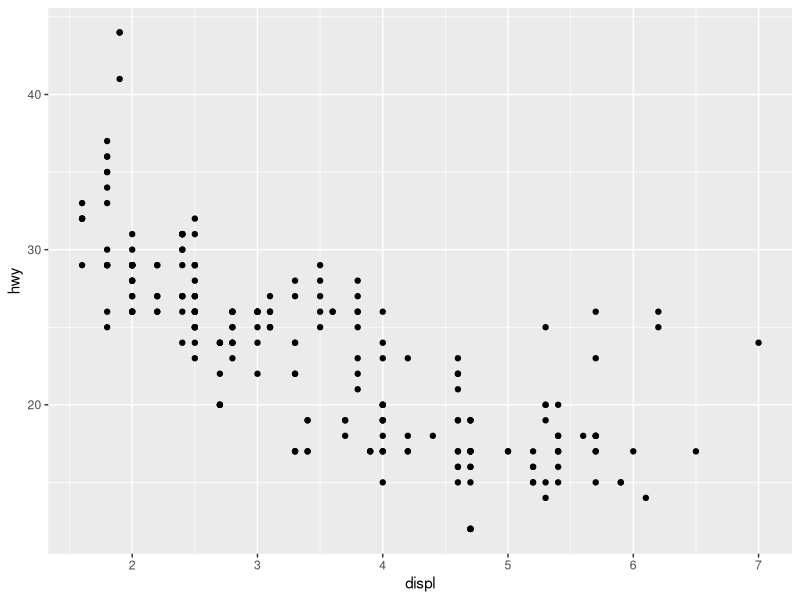
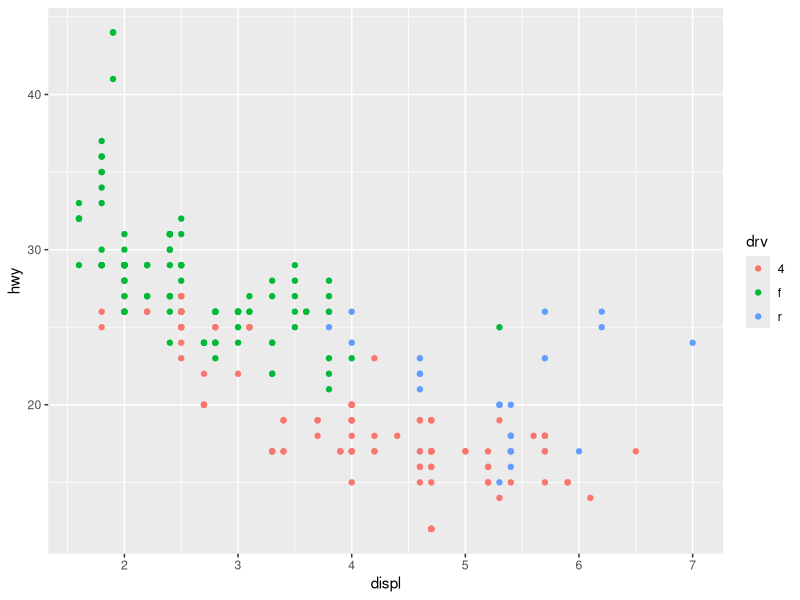
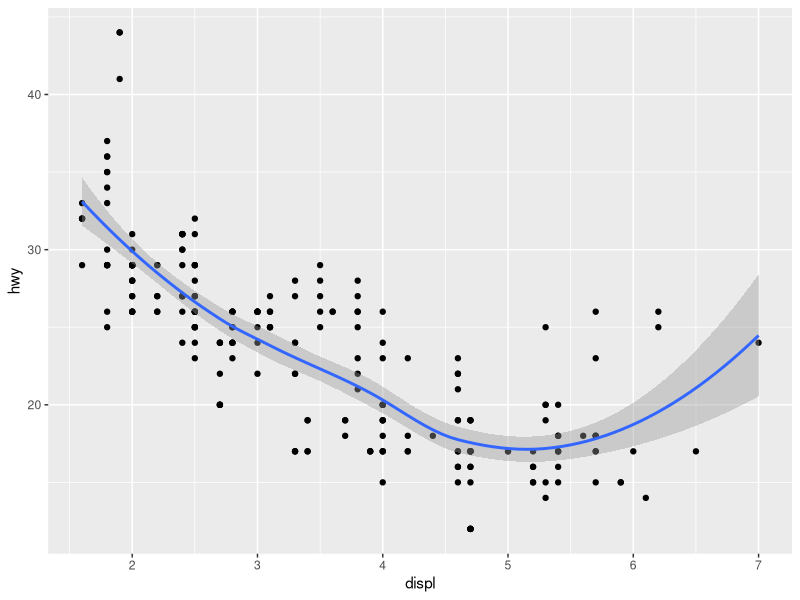
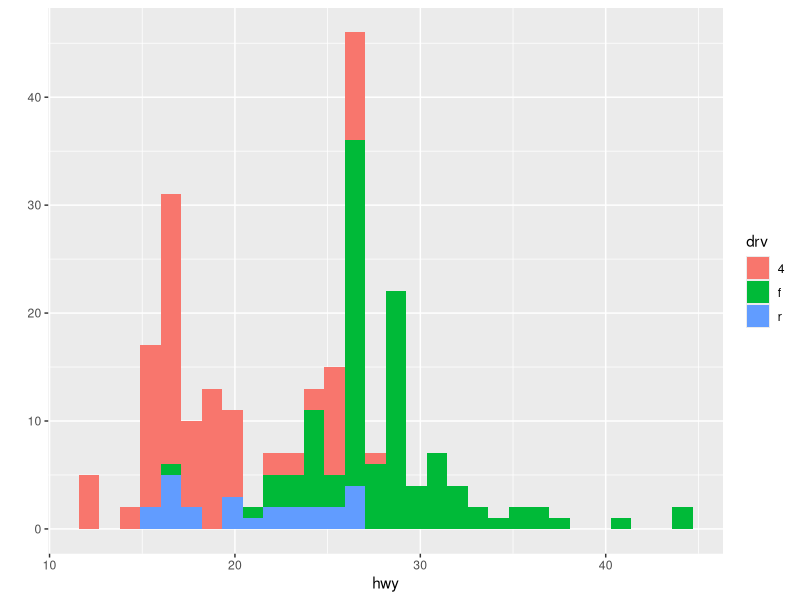
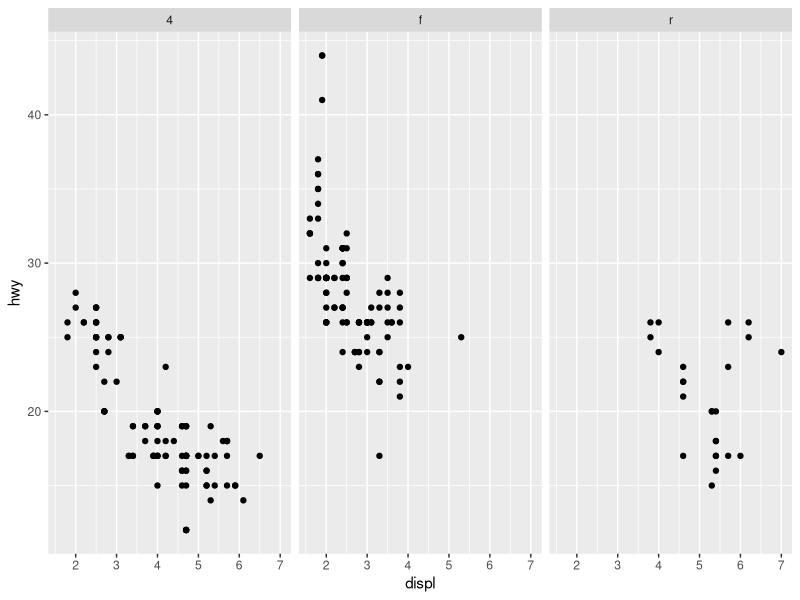
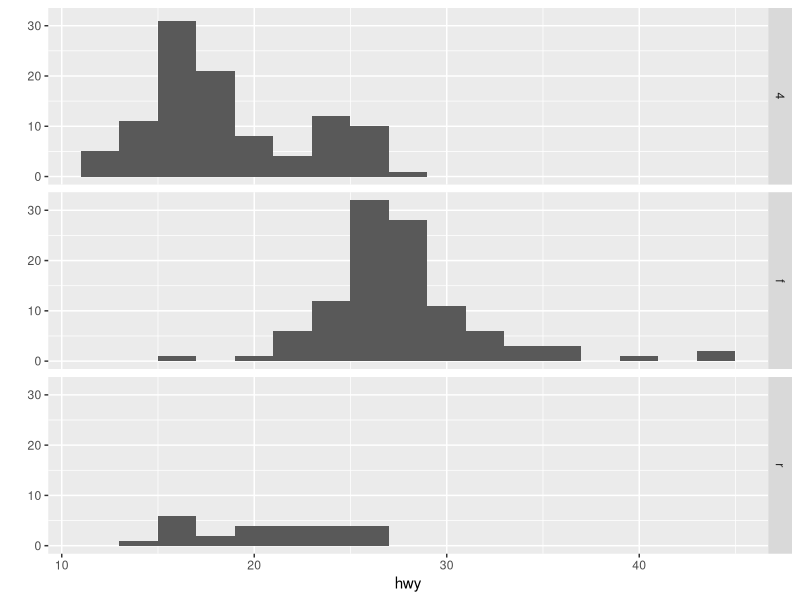
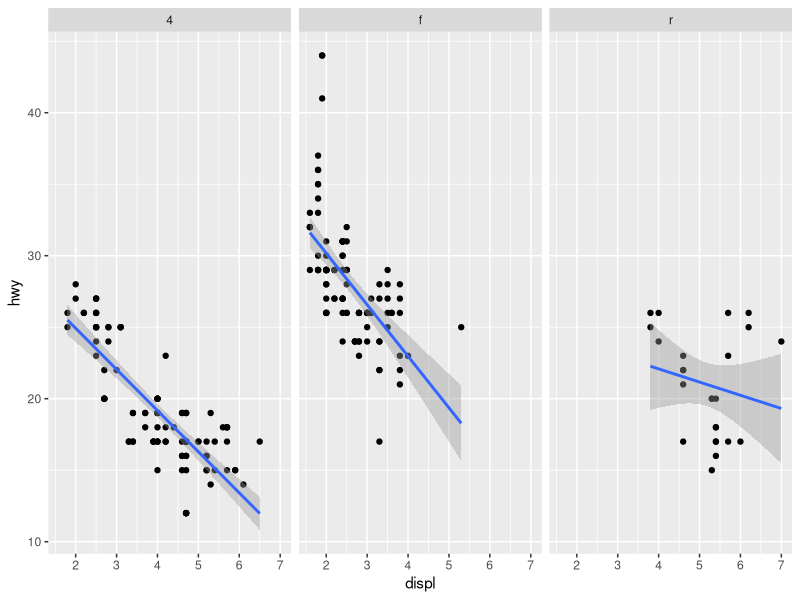
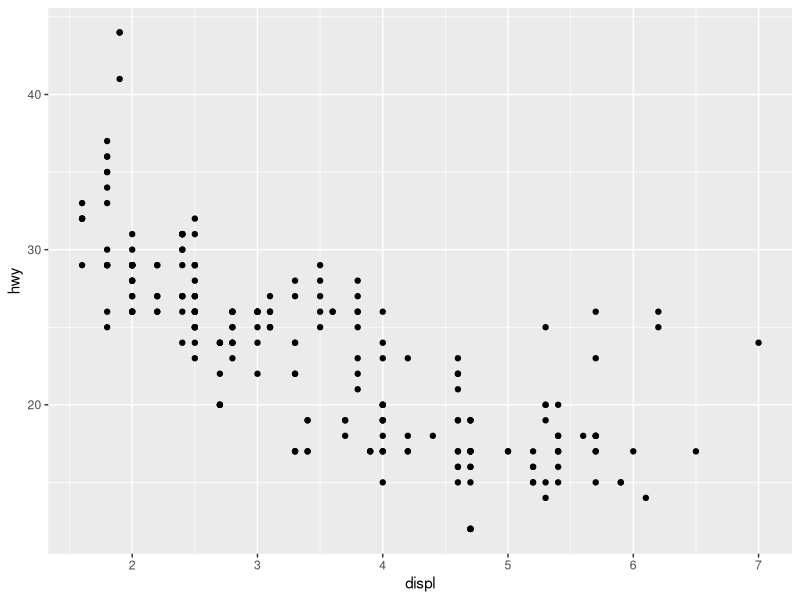

The R script that drew these images, in order:
###

library(ggplot2)
library(datasets)

###

str(mpg)
qplot(displ, hwy, data = mpg)
qplot(displ, hwy, data = mpg, color = drv)
qplot(displ, hwy, data = mpg, geom = c('point', 'smooth'))
qplot(hwy, data = mpg, fill = drv)

### facets = rows ~ cols ; use . (dot) when you dont want to specify anything

qplot(displ, hwy, data = mpg, facets = .~drv)
qplot(hwy, data = mpg, facets = drv~., binwidth = 2)

qplot(displ, hwy, data = mpg, facets = .~drv, geom=c("point", "smooth"), method="lm")

### --------------------------------------------------------------

g <- ggplot(mpg, aes(displ, hwy)) ### aesthetics - aes - takes x and y params
summary(g)
p <- g + geom_point()
print(p)
### Auto print
g + geom_point()

### --------------------------------------------------------------

g + geom_point() + geom_smooth()
g + geom_point() + geom_smooth(method = "lm")
g + geom_point() + facet_grid(drv ~ .) + geom_smooth(method = "lm")

### --------------------------------------------------------------

g + geom_point(color = 'steelblue', size = 3)
g + geom_point(color = 'steelblue', size = 3, alpha = 0.4)
g + geom_point(aes(color = drv), size = 3)
g + geom_point(aes(color = drv), size = 3) + 
    labs(x = 'Displacement', y = 'Highway Mileage') +
    labs(title = 'Mileage Graph')
g + geom_point(color = 'red', size = 3) + geom_smooth(size = 2, method = "lm")
### Turn confidence intervals off - se = FALSE
g + geom_point(color = 'red', size = 3) + geom_smooth(size = 2, method = "lm", se = FALSE)
### Theme
g + geom_point() + geom_smooth() + theme_bw(base_family = 'Times')

### --------------------------------------------------------------

g + geom_line()
